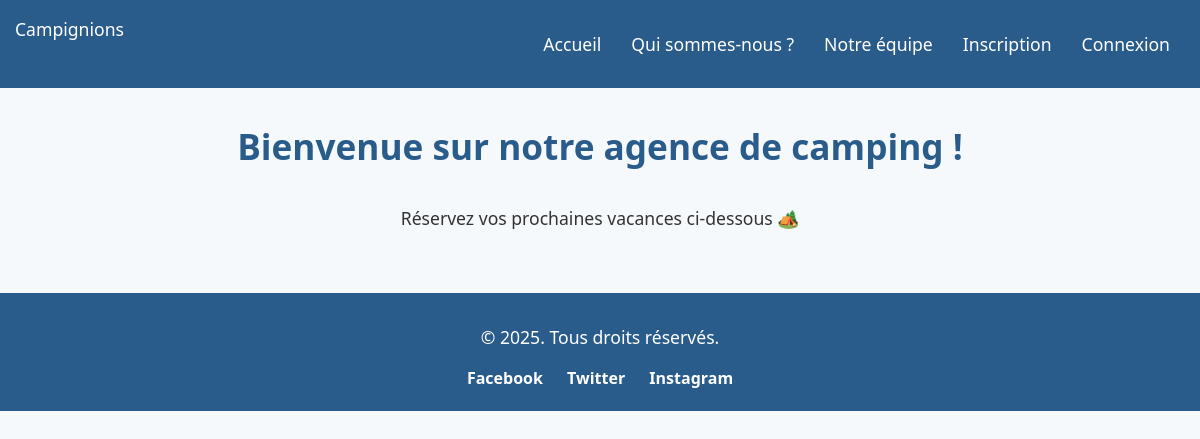
Before: / with the older database file.
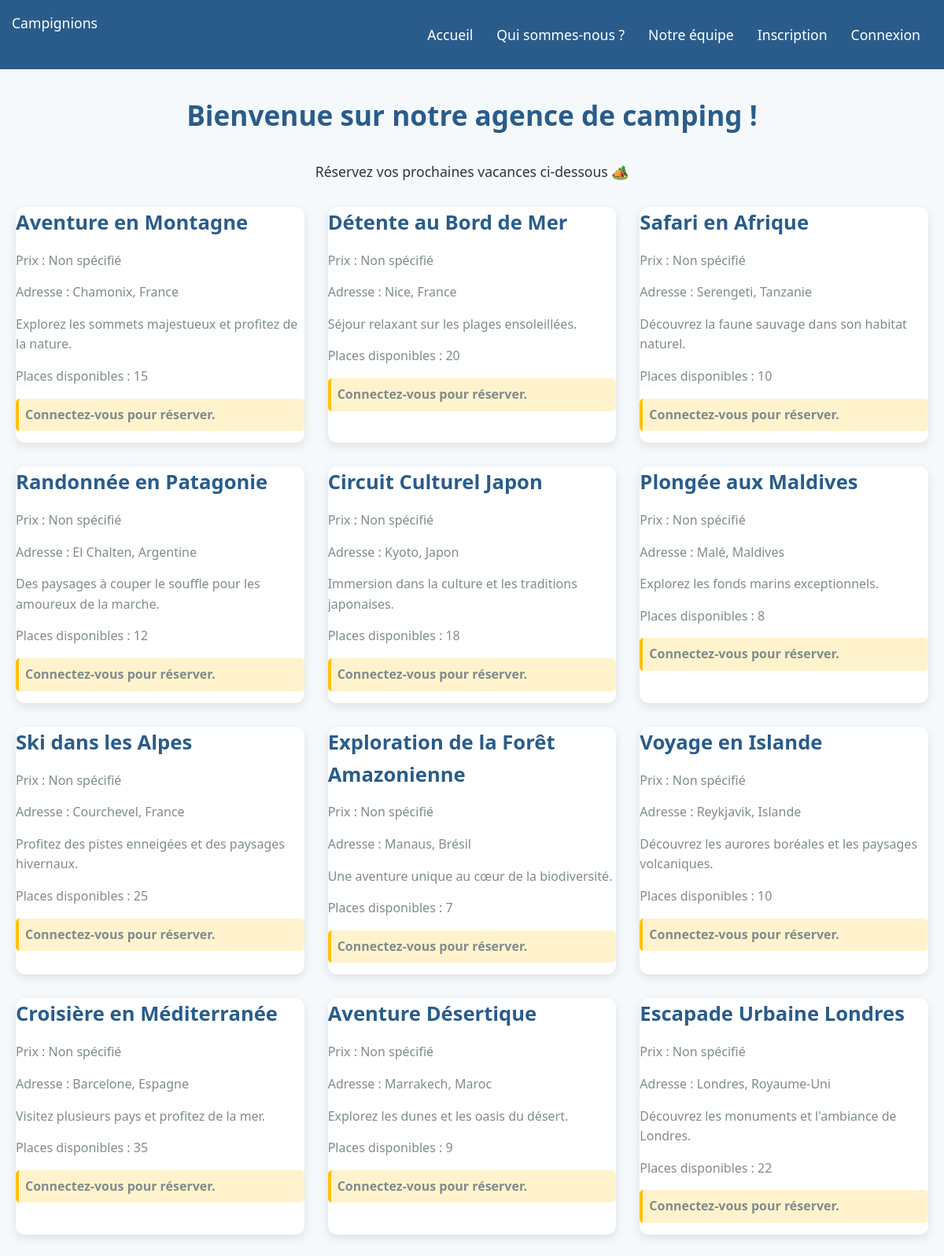
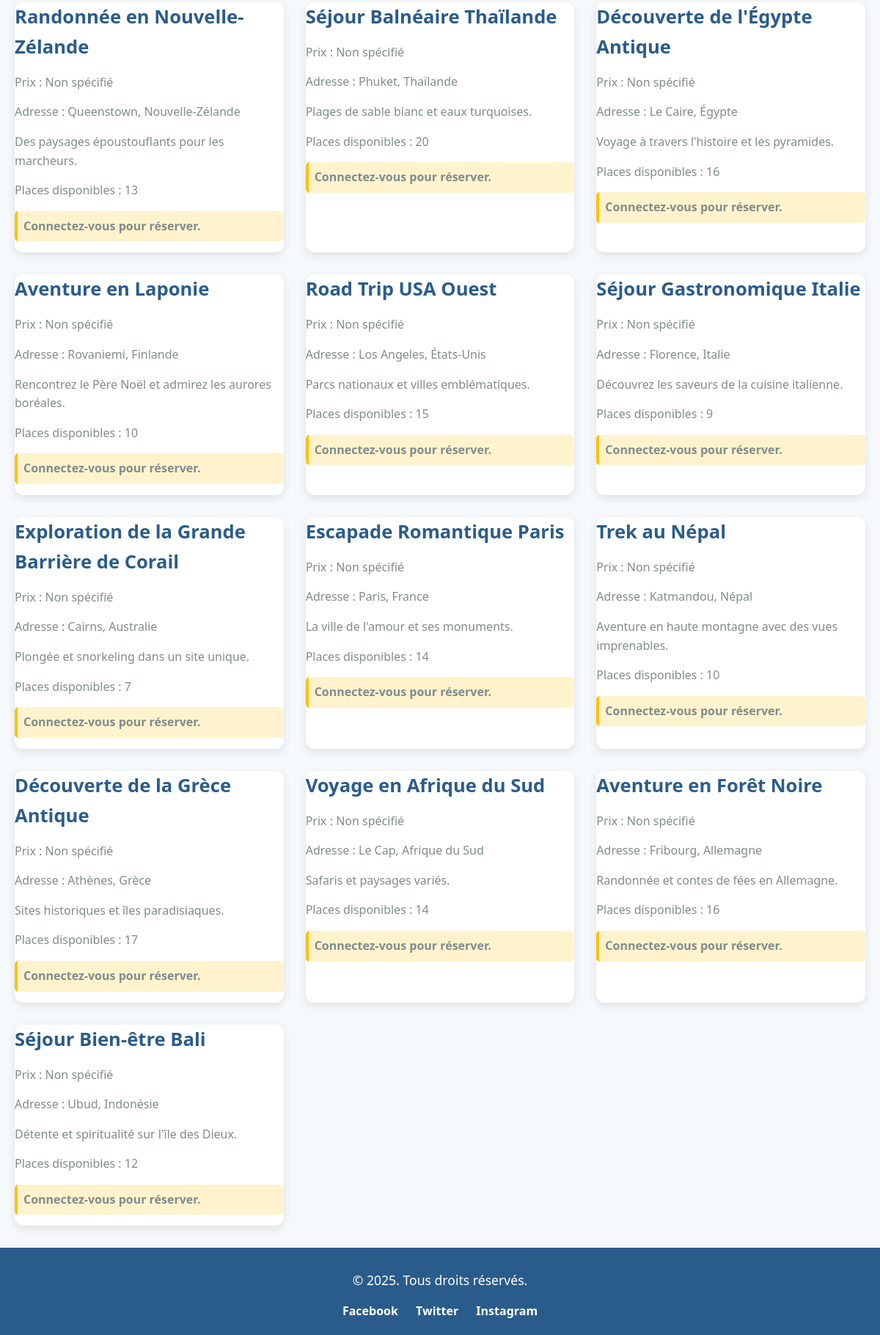
After: the same page with the newer database file (2 pictures, top to bottom).
### tables this page shows
CREATE TABLE offre_sejour (
    id_offre INT PRIMARY KEY,
    titre VARCHAR(255),
    description TEXT,
    lieu VARCHAR(255),
    pays VARCHAR(100),
    date_debut DATE,
    date_fin DATE,
    capacite INT,
    places_disponibles INT,
    statut VARCHAR(50),
    photo_principale VARCHAR(255),
    type_hebergement VARCHAR(100)
);

### index.php (called while the page is built, shortened)
<?php
require_once("Config/connectDataBase.php");
require_once("Controllers/indexController.php");

### Models/travailModel.php (called while the page is built, shortened)
<?php
function getOffres($pdo) {
    $query = "
       SELECT * FROM offre_sejour";
    try {
        $stmt = $pdo->query($query);
        $offres = $stmt->fetchAll(PDO::FETCH_ASSOC);
        return $offres;
    } catch (PDOException $e) {
        echo "Erreur lors de la récupération des offres : " . $e->getMessage();
        return [];
    }
}

### Views/pageAccueil.php (the view)
<h1>Bienvenue sur notre agence de camping !</h1>
<p>Réservez vos prochaines vacances ci-dessous 🏕️</p>
<div class="cards-container">
    <?php foreach ($offres as $offre): ?>
        <div class="card">
            <h2><?php echo  $offre['titre']; ?></h2>
            <p>
                Prix :
                <?php echo isset($offre['prix_par_nuit']) ? $offre['prix_par_nuit'] . '€/nuit' : 'Non spécifié'; ?>
            </p>
            <p>Adresse : <?php echo $offre['lieu'] . ', ' . $offre['pays']; ?></p>
            <p><?php echo $offre['description']; ?></p>
            <p>Places disponibles : <?php echo $offre['places_disponibles']; ?></p>
            <?php if ($offre['places_disponibles'] > 0): ?>
                <?php if (isset($_SESSION["user"])): ?>
                    <a href="reserver?offre_id=<?php echo $offre['id_offre']; ?>" class="btn btn-primary">Voir plus</a>
                <?php else: ?>
                    <p class="warning">Connectez-vous pour réserver.</p>
                <?php endif; ?>
            <?php else: ?>
                <p class="warning">Désolé, cette offre est complète.</p>
            <?php endif; ?>
        </div>
    <?php endforeach; ?>
</div>

### Controllers/indexController.php (shortened to what this page needs)
<?php
require_once("Models/travailModel.php");
$uri = $_SERVER["REQUEST_URI"];
if ($uri === "/index.php" || $uri === "/") {
    $offres = getOffres($pdo);
    require_once("Views/base.php");
}
?>

### Views/base.php (shortened to what this page needs)
<!DOCTYPE html>
<html lang="fr">
<head>
    <link rel="stylesheet" href="../Assets/Css/base.css">
    <link rel="stylesheet" href="https://cdnjs.cloudflare.com/ajax/libs/font-awesome/6.0.0-beta3/css/all.min.css">
</head>
<body>
    <header>
    <?php require_once("Views/Components/navBar.php")   ?>
    </header>
    <main>
        <?php require_once("$template"); ?>
    </main>
    <footer>
     <?php require_once("Views/Components/footer.php")   ?>
    </footer>
</body>
</html>

### Views/Components/navBar.php
<div class="header"><div class="logo">
        <p>Campignions</p>
    </div>
    <nav class="nav" aria-label="Menu de navigation">
        <ul>
            <li><a href="/">Accueil</a></li>
            <li><a href="about">Qui sommes-nous ?</a></li>
            <li><a href="team">Notre équipe</a></li>
            <?php if (isset($_SESSION['user'])) :?>
                <li><a href="compte">Mon compte</a></li>
                <li><a href="deconnexion">Se déconnecter</a></li>
            <?php else :?>
                <li><a href="inscription">Inscription</a></li>
                <li><a href="connexion">Connexion</a></li>
            <?php endif ?>
        </ul>
    </nav>
</div>

### Views/Components/footer.php
<div class="footer">    <div class="footer-content">
        <p>&copy; 2025. Tous droits réservés.</p>
        <div class="social-links">
            <a href="#" target="_blank" class="social-icon">Facebook</a>
            <a href="#" target="_blank" class="social-icon">Twitter</a>
            <a href="#" target="_blank" class="social-icon">Instagram</a>
        </div>
    </div>
</div>

### Assets/Css/base.css (style rules this page uses)
:root { --primary-color: #2a5c8b; --secondary-color: #e74c3c; --accent-color: #f39c12; --light-color: #f5f9fc; --dark-color: #2c3e50; --text-color: #333; --border-radius: 8px; --box-shadow: 0 5px 15px rgba(0, 0, 0, 0.1); --transition: all 0.3s ease; }
* { margin: 0; padding: 0; box-sizing: border-box; }
html, body { width: 100%; height: 100%; font-family: 'Segoe UI', Tahoma, Geneva, Verdana, sans-serif; background-color: #f5f9fc; color: #333; line-height: 1.6; min-height: 100vh; overflow-x: hidden; }
.container, .content-container, main { width: 100%; max-width: 1400px; margin: 0 auto; padding: 0 20px; box-sizing: border-box; }
h1, h2, h3 { color: var(--primary-color); }
h1 { text-align: center; margin: 30px 0; font-size: 2.2em; }
h2 { margin-bottom: 20px; }
p { text-align: center; font-size: 1.1em; margin-bottom: 30px; }
a { color: var(--primary-color); text-decoration: none; }
.header { background-color: var(--primary-color); color: white; display: flex; justify-content: space-between; align-items: center; padding: 15px; width: 100%; box-sizing: border-box; }
.nav ul { list-style: none; display: flex; margin: 0; padding: 0; }
.nav li { margin: 0 15px; }
.nav a { color: white; text-decoration: none; font-size: 1.1em; transition: color 0.3s; }
.cards-container { display: grid; grid-template-columns: repeat(auto-fill, minmax(300px, 1fr)); gap: 30px; margin: 30px auto; max-width: 1200px; }
.card { background: white; border-radius: 12px; box-shadow: 0 4px 12px rgba(0, 0, 0, 0.1); overflow: hidden; transition: all 0.3s ease; }
.card h2 { color: var(--primary-color); margin: 0 0 15px 0; font-size: 1.6rem; }
.card p { text-align: left; color: #7f8c8d; margin: 0 0 15px 0; font-size: 1rem; }
.warn, .warning { background-color: #fff3cd; color: #856404; padding: 8px; border-radius: 5px; margin: 10px 0; font-size: 0.9em; text-align: center; border-left: 4px solid #ffc107; font-weight: bold; }
.footer { background-color: var(--primary-color); color: white; padding: 20px; text-align: center; font-size: 1em; box-sizing: border-box; }
.footer-content { max-width: 1200px; margin: 0 auto; }
.footer p { margin: 10px 0; }
.social-links { margin-top: 15px; }
.social-icon { color: white; margin: 0 10px; text-decoration: none; font-weight: bold; }

Changed rows visible on the page:
added offre_sejour: titre "Aventure en Montagne", lieu "Chamonix", pays "France", description "Explorez les sommets majestueux et profitez de la nature.", places_disponibles "15", shows "Connectez-vous pour réserver."
added offre_sejour: titre "Détente au Bord de Mer", lieu "Nice", pays "France", description "Séjour relaxant sur les plages ensoleillées.", places_disponibles "20", shows "Connectez-vous pour réserver."
added offre_sejour: titre "Safari en Afrique", lieu "Serengeti", pays "Tanzanie", description "Découvrez la faune sauvage dans son habitat naturel.", places_disponibles "10", shows "Connectez-vous pour réserver."
added offre_sejour: titre "Randonnée en Patagonie", lieu "El Chalten", pays "Argentine", description "Des paysages à couper le souffle pour les amoureux de la marche.", places_disponibles "12", shows "Connectez-vous pour réserver."
added offre_sejour: titre "Circuit Culturel Japon", lieu "Kyoto", pays "Japon", description "Immersion dans la culture et les traditions japonaises.", places_disponibles "18", shows "Connectez-vous pour réserver."
added offre_sejour: titre "Plongée aux Maldives", lieu "Malé", pays "Maldives", description "Explorez les fonds marins exceptionnels.", places_disponibles "8", shows "Connectez-vous pour réserver."
added offre_sejour: titre "Ski dans les Alpes", lieu "Courchevel", pays "France", description "Profitez des pistes enneigées et des paysages hivernaux.", places_disponibles "25", shows "Connectez-vous pour réserver."
added offre_sejour: titre "Exploration de la Forêt Amazonienne", lieu "Manaus", pays "Brésil", description "Une aventure unique au cœur de la biodiversité.", places_disponibles "7", shows "Connectez-vous pour réserver."
added offre_sejour: titre "Voyage en Islande", lieu "Reykjavik", pays "Islande", description "Découvrez les aurores boréales et les paysages volcaniques.", places_disponibles "10", shows "Connectez-vous pour réserver."
added offre_sejour: titre "Croisière en Méditerranée", lieu "Barcelone", pays "Espagne", description "Visitez plusieurs pays et profitez de la mer.", places_disponibles "35", shows "Connectez-vous pour réserver."
added offre_sejour: titre "Aventure Désertique", lieu "Marrakech", pays "Maroc", description "Explorez les dunes et les oasis du désert.", places_disponibles "9", shows "Connectez-vous pour réserver."
added offre_sejour: titre "Escapade Urbaine Londres", lieu "Londres", pays "Royaume-Uni", description "Découvrez les monuments et l'ambiance de Londres.", places_disponibles "22", shows "Connectez-vous pour réserver."
added offre_sejour: titre "Randonnée en Nouvelle-Zélande", lieu "Queenstown", pays "Nouvelle-Zélande", description "Des paysages époustouflants pour les marcheurs.", places_disponibles "13", shows "Connectez-vous pour réserver."
added offre_sejour: titre "Séjour Balnéaire Thaïlande", lieu "Phuket", pays "Thaïlande", description "Plages de sable blanc et eaux turquoises.", places_disponibles "20", shows "Connectez-vous pour réserver."
added offre_sejour: titre "Découverte de l'Égypte Antique", lieu "Le Caire", pays "Égypte", description "Voyage à travers l'histoire et les pyramides.", places_disponibles "16", shows "Connectez-vous pour réserver."
added offre_sejour: titre "Aventure en Laponie", lieu "Rovaniemi", pays "Finlande", description "Rencontrez le Père Noël et admirez les aurores boréales.", places_disponibles "10", shows "Connectez-vous pour réserver."
added offre_sejour: titre "Road Trip USA Ouest", lieu "Los Angeles", pays "États-Unis", description "Parcs nationaux et villes emblématiques.", places_disponibles "15", shows "Connectez-vous pour réserver."
added offre_sejour: titre "Séjour Gastronomique Italie", lieu "Florence", pays "Italie", description "Découvrez les saveurs de la cuisine italienne.", places_disponibles "9", shows "Connectez-vous pour réserver."
added offre_sejour: titre "Exploration de la Grande Barrière de Corail", lieu "Cairns", pays "Australie", description "Plongée et snorkeling dans un site unique.", places_disponibles "7", shows "Connectez-vous pour réserver."
added offre_sejour: titre "Escapade Romantique Paris", lieu "Paris", pays "France", description "La ville de l'amour et ses monuments.", places_disponibles "14", shows "Connectez-vous pour réserver."
added offre_sejour: titre "Trek au Népal", lieu "Katmandou", pays "Népal", description "Aventure en haute montagne avec des vues imprenables.", places_disponibles "10", shows "Connectez-vous pour réserver."
added offre_sejour: titre "Découverte de la Grèce Antique", lieu "Athènes", pays "Grèce", description "Sites historiques et îles paradisiaques.", places_disponibles "17", shows "Connectez-vous pour réserver."
added offre_sejour: titre "Voyage en Afrique du Sud", lieu "Le Cap", pays "Afrique du Sud", description "Safaris et paysages variés.", places_disponibles "14", shows "Connectez-vous pour réserver."
added offre_sejour: titre "Aventure en Forêt Noire", lieu "Fribourg", pays "Allemagne", description "Randonnée et contes de fées en Allemagne.", places_disponibles "16", shows "Connectez-vous pour réserver."
added offre_sejour: titre "Séjour Bien-être Bali", lieu "Ubud", pays "Indonésie", description "Détente et spiritualité sur l'île des Dieux.", places_disponibles "12", shows "Connectez-vous pour réserver."
